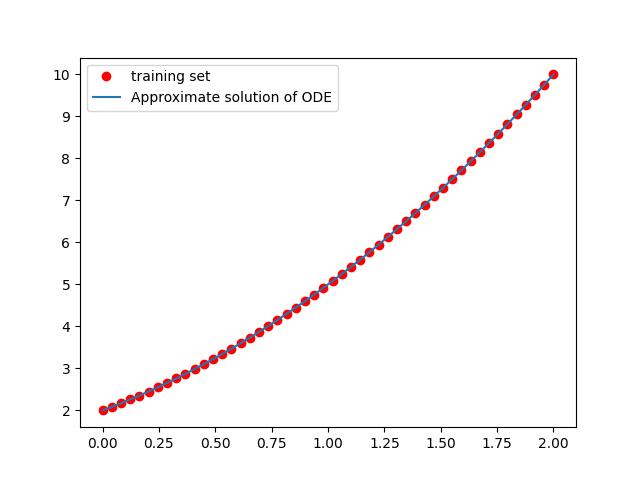

Here is the Python script that generated this plot:
# Libraries
import matplotlib.pyplot as plt
import numpy as np
import tensorflow as tf

# The training set
x_0 = np.asarray([0], dtype="float64")[:, np.newaxis] #x_0 = np.zeros((50,1)).astype('float32')
f_0 = np.asarray([2], dtype="float64")[:, np.newaxis] #f_0 = 2*np.ones((50,1)).astype('float32')

x = np.linspace(0, 2, 50, dtype="float64")[:, np.newaxis]
y = x**2+2*x+2

# Definition of initial parameters
learning_rate = 0.01
training_epochs = 10000
h = 1e-5
w = 10

# Variables
W = tf.Variable(tf.random.normal([1,w], dtype=tf.float64))
B = tf.Variable(tf.random.normal([w], dtype=tf.float64))
V = tf.Variable(tf.random.normal([w,1], dtype=tf.float64))

# Neural net
def neural_net(x): 
    return tf.matmul(tf.sigmoid(tf.add(tf.matmul(x, W),B)), V)

# EDO
def derivate(x):
    return (h**(-1))*(neural_net(x+h)-neural_net(x))
def function(x):
    return -x*x+neural_net(x)

# Train
optimizer = tf.keras.optimizers.Adam(learning_rate)
mse = tf.keras.losses.MeanSquaredError() 
for epoch in range(training_epochs):
    with tf.GradientTape() as tape:
        loss = mse(neural_net(x_0), f_0)  + mse(derivate(x), function(x))
    gradients = tape.gradient(loss, [W, B, V])
    optimizer.apply_gradients(zip(gradients, [W, B, V]))

# Graphic display
plt.plot(x, y, 'ro', label='training set') 
plt.plot(x, neural_net(x),  label='Approximate solution of ODE')
plt.legend() 
plt.savefig("ordinary_differential_equation.png") # Save image
plt.show()